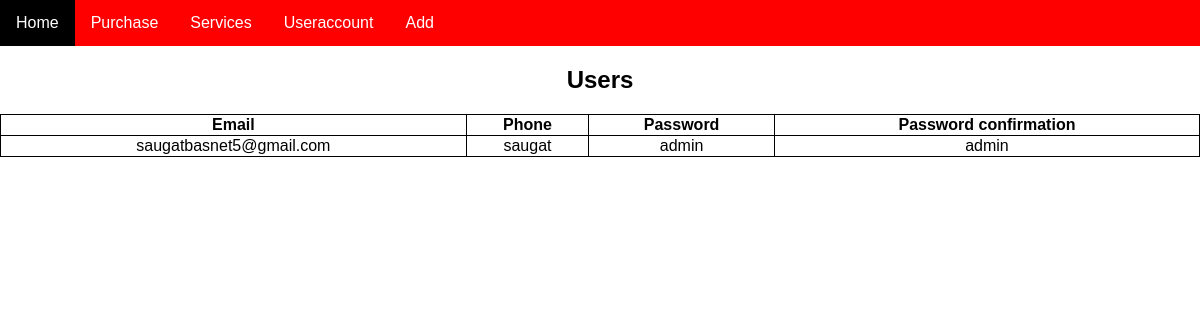
/users/, run on the app's committed database.
### ttruckapp/models.py (models this page shows)
class Users(models.Model):
    email = models.EmailField(max_length=100)
    phone = models.ForeignKey(Customers, on_delete=models.CASCADE)
    password = models.CharField(max_length=100)
    password_confirmation = models.CharField(max_length=100)

class Customers(models.Model):
    customer = models.CharField(max_length=100)
    phone = models.IntegerField()
    def __str__(self):
        return self.customer

### ttruckapp/views.py (the view)
# urls.py: path('users/', views.users, name='users'),
def users(request):
    users = Users.objects.all()
    context = {'users': users}
    return render(request, 'users.html', context)

### ttruckapp/templates/users.html (shortened to what this page needs)
{% extends 'base.html' %}
{% block content %}
<h2>Users</h2>
    <table class="table table-striped">
        <tr>
            <th>Email</th>
            <th>Phone</th>
            <th>Password</th>
            <th>Password confirmation</th>
        </tr>
    {% for users in users %}
    <tr>
        <td style="text-align:center">{{users.email}}</td>
        <td style="text-align:center">{{users.phone}}</td>
        <td style="text-align:center">{{users.password}}</td>
        <td style="text-align:center">{{users.password_confirmation}}</td>
    </tr>
    {% endfor %}
    </table>
{% endblock content %}

### templates/base.html (style rules this page uses)
body { font-family: Arial, Helvetica, sans-serif; margin: 0; }

### ttruckapp/templates/users.html (style rules this page uses)
table { width: 100%; }
h2 { text-align: center }
table, th, td { border: 1px solid black; border-collapse: collapse; }

### data on the page
Users: email "saugatbasnet5@gmail.com", phone "saugat", password "admin", password_confirmation "admin"
